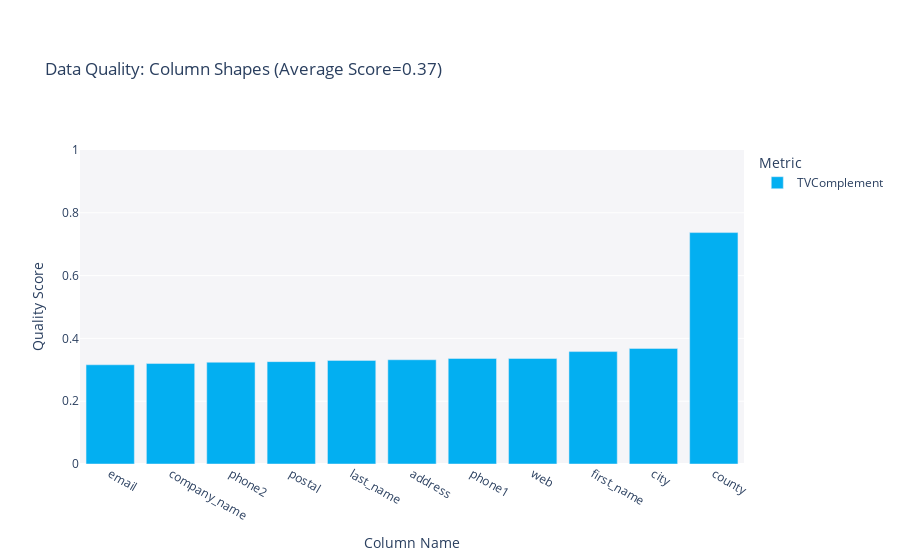

Write notebook code for a chart like this one.
### Code cell
fig = my_report.get_visualization(property_name='Column Shapes')
fig.show()

# ValueError: Mime type rendering requires nbformat>=4.2.0 but it is not installed erklären?
# uU nötig: !pip install --upgrade nbformat
# explaining safe report and load ist möglich -> nicht zeigen sondern am ende erwähnen -> ist schon im tutorial drin

### Figure 1 — Plotly figure (JSON) as saved in the notebook; plotly's stock layout.template omitted (floating-point values rounded to 4 significant figures)
{"data": [{"alignmentgroup": "True", "customdata": [["TVComplement"], ["TVComplement"], ["TVComplement"], ["TVComplement"], ["TVComplement"], ["TVComplement"], ["TVComplement"], ["TVComplement"], ["TVComplement"], ["TVComplement"], ["TVComplement"]], "hovertemplate": "<b>%{hovertext}</b><br><br>Metric=%{customdata[0]}<br>Quality Score=%{y}<extra></extra>", "hovertext": ["first_name", "last_name", "company_name", "address", "city", "county", "postal", "phone1", "phone2", "email", "web"], "legendgroup": "TVComplement", "marker": {"color": "#03AFF1", "pattern": {"shape": ""}}, "name": "TVComplement", "offsetgroup": "TVComplement", "orientation": "v", "showlegend": true, "textposition": "auto", "type": "bar", "x": ["first_name", "last_name", "company_name", "address", "city", "county", "postal", "phone1", "phone2", "email", "web"], "xaxis": "x", "y": [0.358, 0.33, 0.32, 0.332, 0.368, 0.737, 0.326, 0.336, 0.324, 0.316, 0.336], "yaxis": "y"}], "layout": {"barmode": "relative", "legend": {"title": {"text": "Metric"}, "tracegroupgap": 0}, "margin": {"t": 150}, "plot_bgcolor": "#F5F5F8", "title": {"text": "Data Quality: Column Shapes (Average Score=0.37)"}, "xaxis": {"anchor": "y", "categoryorder": "total ascending", "domain": [0, 1], "title": {"text": "Column Name"}}, "yaxis": {"anchor": "x", "domain": [0, 1], "range": [0, 1], "title": {"text": "Quality Score"}}}}
